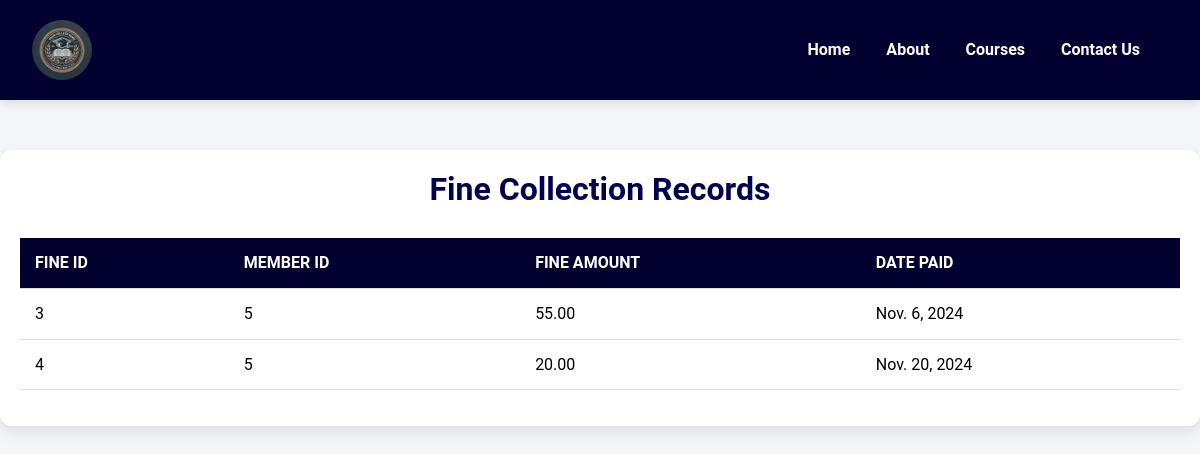
/show-fines/, run on the app's committed database.
### dbms/models.py (models this page shows, shortened)
class LibraryFineCollection(models.Model):
    id = models.AutoField(primary_key=True)
    member = models.ForeignKey(LibraryMember, on_delete=models.CASCADE)  # FK to RegisteredStudent
    amount = models.DecimalField(max_digits=10, decimal_places=2)
    date_paid = models.DateField()

### dbms/views.py (the view)
# urls.py: path('show-fines/', show_fines, name='show_fines'),
def show_fines(request):
    fines = LibraryFineCollection.objects.all()  # Fetch all fine entries
    context = {
        'fines': fines,
    }
    return render(request, 'show_fines.html', context)

### templates/show_fines.html (shortened to what this page needs)
{% load static %}
<!DOCTYPE html>
<html lang="en">
<head>
    <link rel="stylesheet" href="https://cdn.jsdelivr.net/npm/bootstrap@5.3.3/dist/css/bootstrap.min.css" />
    <link rel="stylesheet" href="https://cdn.jsdelivr.net/npm/bootstrap@5.3.3/dist/css/bootstrap.min.css" />
    <link rel="stylesheet" href="{% static 'lib.css' %}" />
</head>
<body>
    <nav class="navbar navbar-expand-lg">
        <div class="container-fluid">
            <a class="navbar-brand" href="#">
                <img src="{% static 'images/logo.png' %}" alt="College Logo" />
            </a>
            <div class="collapse navbar-collapse" id="navbarNav">
                <ul class="navbar-nav ms-auto">
                    <li class="nav-item">
                        <a class="nav-link" href="{% url 'home' %}"> <b>Home</b></a>
                    </li>
                    <li class="nav-item">
                        <a class="nav-link" href="{% url 'about' %}"> <b>About</b></a>
                    </li>
                    <li class="nav-item">
                        <a class="nav-link" href="{% url 'show_courses' %}"> <b>Courses</b></a>
                    </li>
                    <li class="nav-item">
                        <a class="nav-link" href="{% url 'contact' %}"> <b>Contact Us</b></a>
                    </li>
                </ul>
            </div>
        </div>
    </nav>
    <div class="container">
        <h2>Fine Collection Records</h2>
        <table class="table">
            <thead>
                <tr>
                    <th>Fine ID</th>
                    <th>Member ID</th>
                    <th>Fine Amount</th>
                    <th>Date Paid</th>
                </tr>
            </thead>
            <tbody>
                {% for fine in fines %}
                <tr>
                    <td>{{ fine.id }}</td>
                    <td>{{ fine.member_id }}</td>
                    <td>{{ fine.amount }}</td>
                    <td>{{ fine.date_paid }}</td>
                </tr>
                {% endfor %}
            </tbody>
        </table>
    </div>
</body>
</html>

### dbms/static/lib.css (style rules this page uses)
*, *::before, *::after { box-sizing: border-box; margin: 0; padding: 0; }
body { background-color: #f4f6f9; font-family: "Roboto", sans-serif; color: #333; line-height: 1.6; font-size: 16px; }
.navbar { background-color: #02012f; padding: 15px 20px; box-shadow: 0 4px 8px rgba(0, 0, 0, 0.1); }
.navbar-brand { display: flex; align-items: center; }
.navbar-brand img { height: 60px; border-radius: 50%; margin-right: 10px; }
.nav-link { color: #ffffff !important; margin-right: 20px; font-size: 1rem; font-weight: 500; transition: color 0.3s ease; }

### templates/show_fines.html (style rules this page uses)
.container { max-width: 1200px; margin: 50px auto; padding: 20px; background-color: #ffffff; border-radius: 12px; box-shadow: 0 6px 15px rgba(0, 0, 0, 0.1); }
body { font-family: "Roboto", sans-serif; }
.table { width: 100%; border-collapse: collapse; margin-top: 20px; text-align: left; background-color: #f4f6f9; }
.table th, .table td { padding: 12px 15px; border-bottom: 1px solid #ddd; }
.table th { background-color: #02012f; color: #ffffff; font-weight: 700; text-transform: uppercase; }
.table tbody tr:nth-child(even) { background-color: #f9f9f9; }
h2 { text-align: center; color: #010050; font-size: 2rem; margin-bottom: 30px; font-weight: 600; }

### data on the page
LibraryFineCollection: id "3", member_id "5", amount "55.00", date_paid "Nov. 6, 2024"
LibraryFineCollection: id "4", member_id "5", amount "20.00", date_paid "Nov. 20, 2024"
